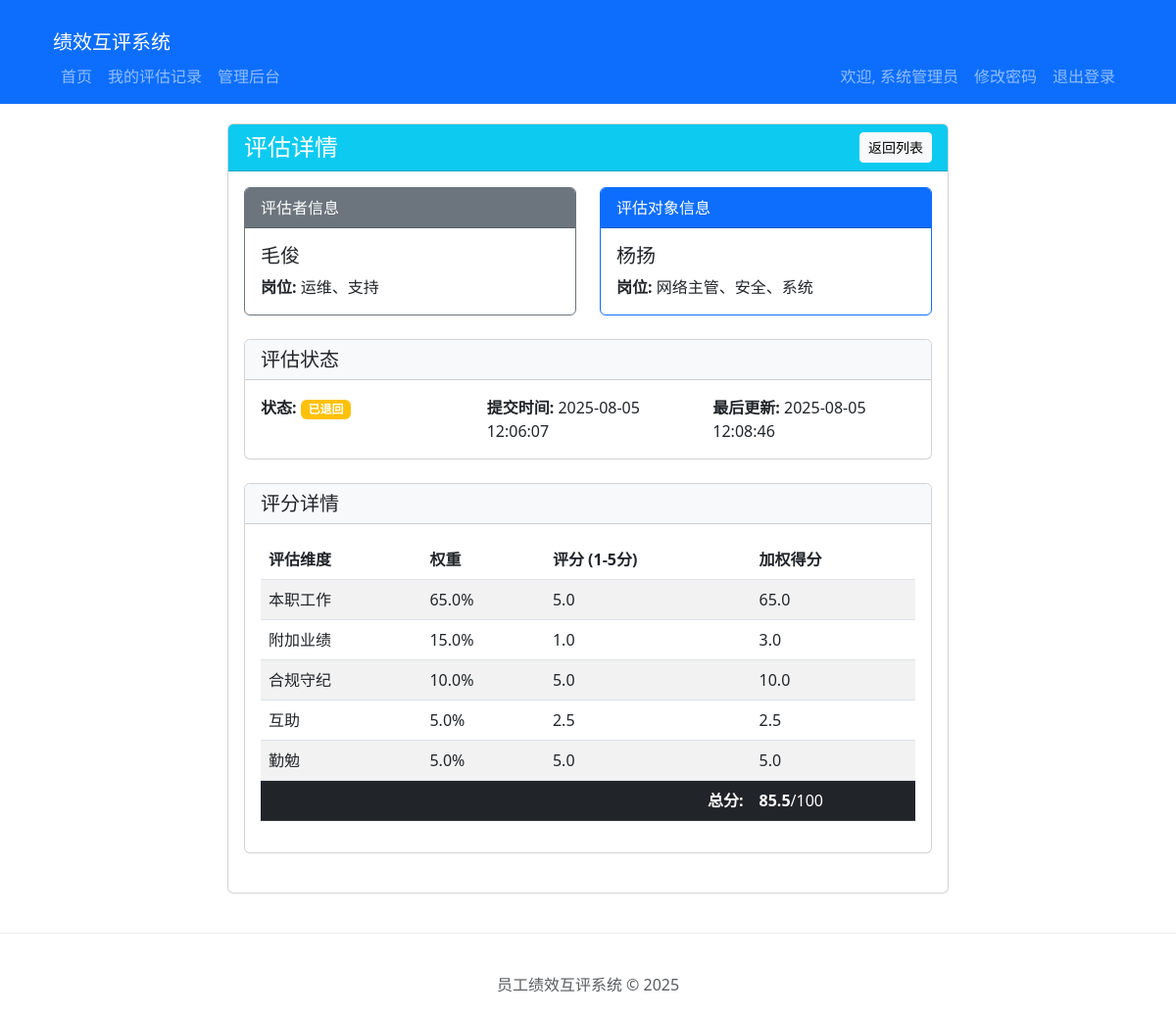
The app's page /admin/evaluations/view/256 (signed in), older data.
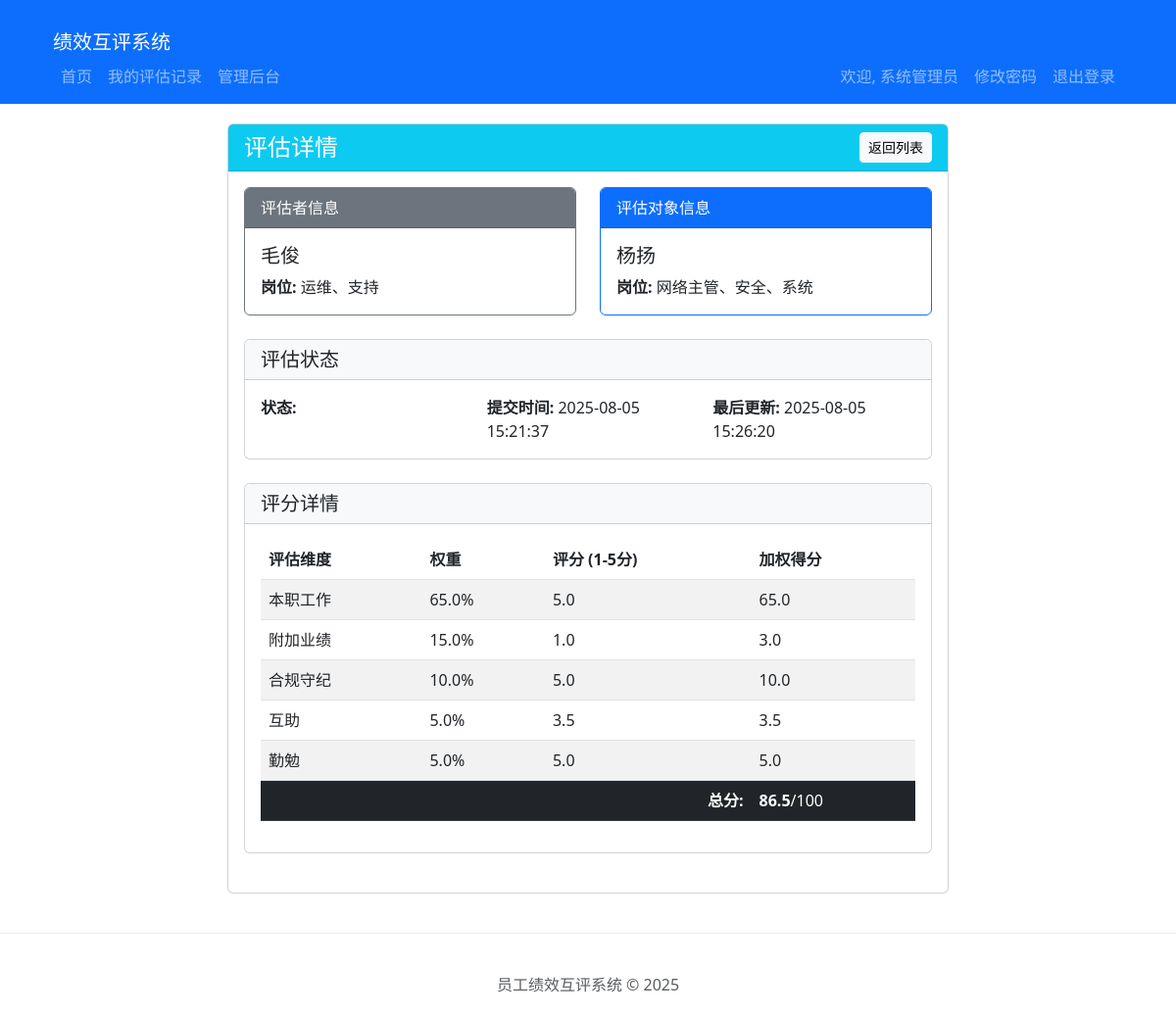
The same page, newer data.
### models.py (models this page shows, shortened)
class Employee(UserMixin, db.Model):
    id = db.Column(db.Integer, primary_key=True)
    employee_id = db.Column(db.String(20), unique=True, nullable=False)
    name = db.Column(db.String(100), nullable=False)
    position = db.Column(db.String(100), nullable=False)
    password_hash = db.Column(db.String(256), nullable=False)
    is_admin = db.Column(db.Boolean, default=False)
    is_frozen = db.Column(db.Boolean, default=False)
    created_at = db.Column(db.DateTime, default=datetime.utcnow)
    updated_at = db.Column(db.DateTime, default=datetime.utcnow, onupdate=datetime.utcnow)

class EvaluationRecord(db.Model):
    __tablename__ = 'evaluation_record'
    id = db.Column(db.Integer, primary_key=True)
    evaluator_id = db.Column(db.Integer, db.ForeignKey('employee.id'), nullable=False)
    evaluatee_id = db.Column(db.Integer, db.ForeignKey('employee.id'), nullable=False)
    task_id = db.Column(db.Integer, db.ForeignKey('evaluation_task.id'), nullable=False)
    status = db.Column(db.String(20), default='submitted')  # submitted, returned, withdrawal_requested
    submitted_at = db.Column(db.DateTime, default=datetime.utcnow)
    created_at = db.Column(db.DateTime, default=datetime.utcnow)
    updated_at = db.Column(db.DateTime, default=datetime.utcnow, onupdate=datetime.utcnow)
    withdrawal_reason = db.Column(db.Text)
    evaluator = db.relationship('Employee', foreign_keys=[evaluator_id], backref='evaluations_made')
    evaluatee = db.relationship('Employee', foreign_keys=[evaluatee_id], backref='evaluations_received')
    scores = db.relationship('EvaluationScore', backref='record', cascade='all, delete-orphan')
    task = db.relationship('EvaluationTask', back_populates='records')
    @property
    def total_score(self):
        published_scores = self.scores  # 包含所有维度的评分，不限制发布状态
        total = sum(score.score * score.dimension.weight for score in published_scores)
        total_weight = sum(score.dimension.weight for score in published_scores)
        if total_weight == 0:
            return 0  # 避免除以零错误
        if total_weight > 1.0001:
            from flask import current_app
            current_app.logger.warning(f"评估维度权重总和超过100%: {total_weight:.4f}")
        return round(min(total * 20, 100.0), 2)  # 确保总分不超过100分

class EvaluationScore(db.Model):
    id = db.Column(db.Integer, primary_key=True)
    record_id = db.Column(db.Integer, db.ForeignKey('evaluation_record.id'), nullable=False)
    dimension_id = db.Column(db.Integer, db.ForeignKey('evaluation_dimension.id'), nullable=False)
    score = db.Column(db.Float, nullable=False)
    created_at = db.Column(db.DateTime, default=datetime.utcnow)
    updated_at = db.Column(db.DateTime, default=datetime.utcnow, onupdate=datetime.utcnow)
    dimension = db.relationship('EvaluationDimension')

class EvaluationDimension(db.Model):
    __tablename__ = 'evaluation_dimension'
    id = db.Column(db.Integer, primary_key=True)
    name = db.Column(db.String(100), nullable=False)
    status = db.Column(db.String(20), default='published', nullable=False)
    weight = db.Column(db.Float, nullable=False)
    created_at = db.Column(db.DateTime, default=datetime.utcnow)
    updated_at = db.Column(db.DateTime, default=datetime.utcnow, onupdate=datetime.utcnow)

### app.py (the view)
@app.route('/admin/evaluations/view/<int:id>')
@login_required
@admin_required
def view_evaluation(id):
    from models import EvaluationRecord
    evaluation = EvaluationRecord.query.options(joinedload(EvaluationRecord.scores).joinedload(EvaluationScore.dimension)).get_or_404(id)
    return render_template('admin/evaluation_view.html', evaluation=evaluation)

### app.py (called while the page is built)
def admin_required(f):
    @wraps(f)
    def decorated_function(*args, **kwargs):
        if not current_user.is_authenticated:
            return redirect(url_for('login', next=request.url))
        if not current_user.is_admin:
            abort(403)
        return f(*args, **kwargs)
    return decorated_function

@app.template_filter('shanghai_time')
def shanghai_time_filter(dt, format='%Y-%m-%d %H:%M:%S'):
    if dt is None:
        return ""
    utc_dt = pytz.utc.localize(dt)
    shanghai_tz = pytz.timezone('Asia/Shanghai')
    return utc_dt.astimezone(shanghai_tz).strftime(format)

@login_manager.user_loader
def load_user(user_id):
    return Employee.query.get(int(user_id))

### templates/admin/evaluation_view.html (shortened to what this page needs)
{% extends 'base.html' %}
{% block content %}
<div class="row">
    <div class="col-md-8 offset-md-2">
        <div class="card">
            <div class="card-header bg-info text-white">
                <div class="d-flex justify-content-between align-items-center">
                    <h4 class="mb-0">评估详情</h4>
                    <a href="{{ url_for('admin_evaluation_query') }}" class="btn btn-light btn-sm">返回列表</a>
                </div>
            </div>
            <div class="card-body">
                <div class="row mb-4">
                    <div class="col-md-6">
                        <div class="card border-secondary">
                            <div class="card-header bg-secondary text-white">评估者信息</div>
                            <div class="card-body">
                                <h5 class="card-title">{{ evaluation.evaluator.name }}</h5>
                                <p class="card-text"><strong>岗位:</strong> {{ evaluation.evaluator.position }}</p>
                            </div>
                        </div>
                    </div>
                    <div class="col-md-6">
                        <div class="card border-primary">
                            <div class="card-header bg-primary text-white">评估对象信息</div>
                            <div class="card-body">
                                <h5 class="card-title">{{ evaluation.evaluatee.name }}</h5>
                                <p class="card-text"><strong>岗位:</strong> {{ evaluation.evaluatee.position }}</p>
                            </div>
                        </div>
                    </div>
                </div>
                <div class="card mb-4">
                    <div class="card-header bg-light">
                        <h5 class="mb-0">评估状态</h5>
                    </div>
                    <div class="card-body">
                        <div class="row">
                            <div class="col-md-4">
                                <strong>状态:</strong>
                                {% if evaluation.status == 'draft' %}
                                    <span class="badge bg-secondary">草稿</span>
                                {% elif evaluation.status == 'submitted' %}
                                    <span class="badge bg-primary">已提交</span>
                                {% elif evaluation.status == 'returned' %}
                                    <span class="badge bg-warning">已退回</span>
                                {% endif %}
                            </div>
                            <div class="col-md-4">
                                <strong>提交时间:</strong>
                                {{ evaluation.submitted_at|shanghai_time if evaluation.submitted_at else '-' }}
                            </div>
                            <div class="col-md-4">
                                <strong>最后更新:</strong>
                                {{ evaluation.updated_at|shanghai_time }}
                            </div>
                        </div>
                    </div>
                </div>
                <div class="card mb-4">
                    <div class="card-header bg-light">
                        <h5 class="mb-0">评分详情</h5>
                    </div>
                    <div class="card-body">
                        <div class="table-responsive">
                            <table class="table table-striped">
                                <thead>
                                    <tr>
                                        <th>评估维度</th>
                                        <th>权重</th>
                                        <th>评分 (1-5分)</th>
                                        <th>加权得分</th>
                                    </tr>
                                </thead>
                                <tbody>
                                    {% for score in evaluation.scores %}
                                    <tr>
                                        <td>{{ score.dimension.name }}</td>
                                        <td>{{ score.dimension.weight*100 }}%</td>
                                        <td>{{ score.score }}</td>
                                        <td>{{ (score.score * score.dimension.weight * 20)|round(2) }}</td>
                                    </tr>
                                    {% endfor %}
                                </tbody>
                                <tfoot>
                                    <tr class="table-dark">
                                        <td colspan="3" class="text-end"><strong>总分:</strong></td>
                                        <td><strong>{{ evaluation.total_score }}</strong>/100</td>
                                    </tr>
                                </tfoot>
                            </table>
                        </div>
                    </div>
                </div>
            </div>
        </div>
    </div>
</div>
{% endblock %}
{% block extra_css %}
<link rel="stylesheet" href="https://cdn.jsdelivr.net/npm/bootstrap-icons@1.10.5/font/bootstrap-icons.css">
{% endblock %}

### templates/base.html (shortened to what this page needs)
<!DOCTYPE html>
<html lang="zh-CN">
<head>
    <link href="https://cdn.jsdelivr.net/npm/bootstrap@5.3.0/dist/css/bootstrap.min.css" rel="stylesheet">
    {% block extra_css %}{% endblock %}
</head>
<body>
    <nav class="navbar navbar-expand-lg navbar-dark bg-primary">
    <div class="container">
    <div class="container-fluid">
        <a class="navbar-brand" href="{{ url_for('index') }}">绩效互评系统</a>
        <div class="collapse navbar-collapse" id="navbarNav">
        {% if current_user.is_authenticated %}
        <ul class="navbar-nav me-auto">
            <li class="nav-item">
                <a class="nav-link" href="{{ url_for('index') }}">首页</a>
            </li>
            <li class="nav-item">
                <a class="nav-link" href="{{ url_for('my_evaluations') }}">我的评估记录</a>
            </li>
            {% if current_user.employee_id == '10000' %}
            <li class="nav-item">
                <a class="nav-link" href="{{ url_for('admin_dashboard') }}">管理后台</a>
            </li>
            {% endif %}
        </ul>
        <ul class="navbar-nav">
            <li class="nav-item">
                <span class="nav-link">欢迎, {{ current_user.name }}</span>
            </li>
            <li class="nav-item">
                  <a href="{{ url_for('change_password') }}" class="nav-link">修改密码</a>
              </li>
              <li class="nav-item">
                  <a href="{{ url_for('logout') }}" class="nav-link">退出登录</a>
              </li>
        </ul>
        {% else %}
        <ul class="navbar-nav ms-auto">
            <li class="nav-item">
                <a class="nav-link" href="{{ url_for('login') }}">登录</a>
            </li>
        </ul>
        {% endif %}
        </div>
    </nav>
    <div class="container">
        {% block content %}{% endblock %}
    </div>
    <footer class="footer">
        <div class="container">
            <span class="text-muted">员工绩效互评系统 &copy; 2025</span>
        </div>
    </footer>
</body>
</html>

### templates/base.html (style rules this page uses)
.container { margin-top: 20px; }
.footer { margin-top: 40px; padding: 20px; text-align: center; border-top: 1px solid #e9ecef; }

Row changes from the older to the newer data that the page shows:
changed EvaluationRecord: submitted_at|shanghai_time "2025-08-05 12:06:07" → "2025-08-05 15:21:37"; updated_at|shanghai_time "2025-08-05 12:08:46" → "2025-08-05 15:26:20"; status "returned" → "withdrawal_requested" (drawn)
changed through a linked row, EvaluationScore "本职工作": total_score "85.5" → "86.5"
changed EvaluationScore "互助": score "2.5" → "3.5"; (score.score*score.dimension.weight*20)|round(2) "2.5" → "3.5"
Text that changed along with them:
text no longer shown: "已退回"
